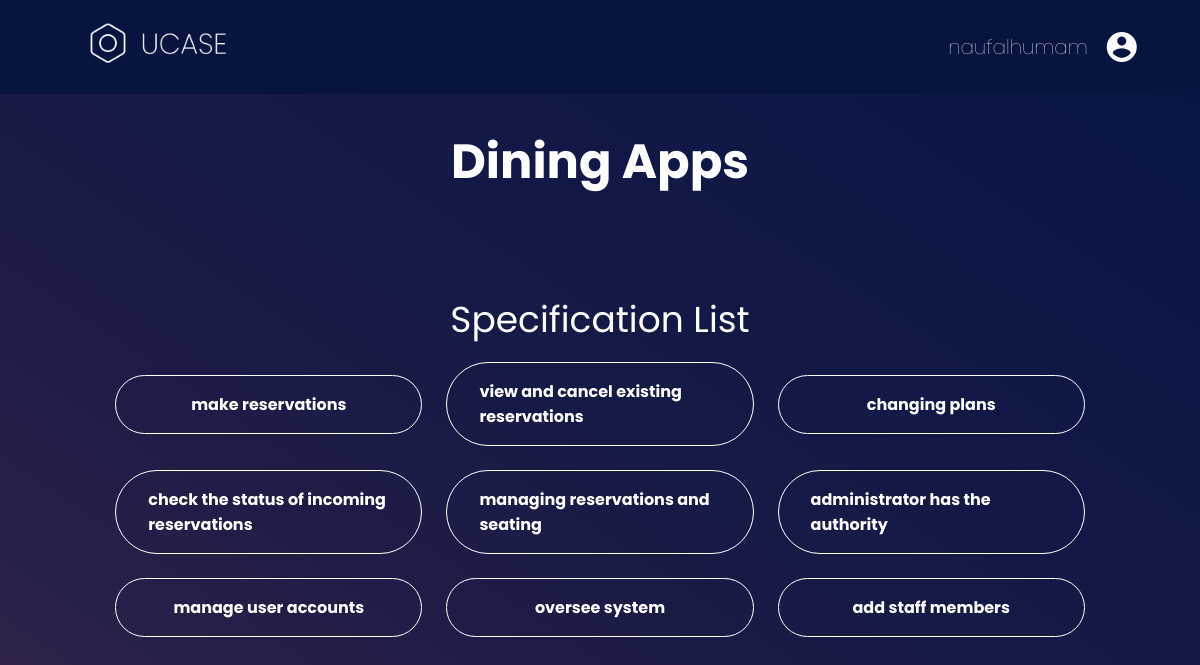
/ucase/diagram/2 (signed in), run on the app's committed database.
### concept1/models.py (models this page shows, shortened)
class Project(models.Model):
    judul_project = models.CharField(max_length=100)
    deskripsi_project = models.TextField()
    img_path = models.TextField(max_length=455)

### ucase/models.py (models this page shows)
class Ucase(models.Model):
    use_case = models.CharField(max_length=200)
    aktor = models.ForeignKey(Aktor, on_delete=models.CASCADE, null=True)
    def __str__(self):
        return self.use_case

### ucase/views.py (the view)
# urls.py: path('diagram/<int:pk>', views.DiagramPage, name='diagram'),
@login_required(login_url='login')
def DiagramPage (request, pk):
    context = {}
    project = Project.objects.get(pk=pk)
    aktors = project.aktor_set.all()
    content = {}
    content["title"] = project.judul_project
    content["actors_uml"] = []
    content["ucase_uml"] = []
    content["rel_uml"] = []
    use_case = []
    i = 1
    for aktor in aktors:
        content["actors_uml"].append(f"actor {aktor.nama_aktor}")
        ucases = aktor.ucase_set.all()
        for ucase in ucases:
            use_case.append(ucase)
            content["ucase_uml"].append(f'usecase "{ucase.use_case}" as uc{i}')
            content["rel_uml"].append(f'{aktor.nama_aktor} --> uc{i}')
            i+=1
    UML =  '\n left to right direction\n {}\n\n package "{}"{{\n {}\n }}\n\n {}\n \n'.format('\n '.join(content["actors_uml"]), content['title'], '\n '.join(content["ucase_uml"]), '\n '.join(content["rel_uml"]))
    output = renderUml(
        UML,
        engine='plantuml',
        format='svg',
        cacheopts={
            'use_cache': False
        }
    )
    result = output[0].decode('utf-8')
    context['diagram'] = result
    context['title'] = content["title"]
    context['ucases'] = use_case
    return render(request, 'diagram.html', context)

### ucase/templates/diagram.html (shortened to what this page needs)
{% extends "base.html" %}
{% load static %}
{% block css %}
<link rel="stylesheet" href="{% static 'css/navbar.css' %}">
<link rel="stylesheet" href="{% static 'concept1/css/diagram.css' %}">
{% endblock css %}
{% block content %}
<h1>{{ title }}</h1>
      <div class="spec">
        <h3>Specification List</h3>
        <div class="spec__item">
          {% for ucase in ucases %}
            <a href="{% url 'ucase:input_spec' ucase.id %}" class="primary-btn"
              >{{ ucase }}</a
            >
          {% endfor %}
        </div>
      </div>
{% endblock content %}

### concept1/templates/base.html (shortened to what this page needs)
{% load static %}
<!DOCTYPE html>
<html lang="en">
  <head>
    <link rel="stylesheet" href="https://cdnjs.cloudflare.com/ajax/libs/font-awesome/5.15.3/css/all.min.css" />
    <link rel="stylesheet" href="{% static 'css/global.css' %}" />
    <link rel="stylesheet" href="{% static 'css/navbar.css' %}" />
    {% block css %}
    {% endblock %}
  </head>
  <body>
    {% if request.user.username %}
      <nav class="navbar" id="navbar">
        <a href="{% url 'home' %}"><img src="{% static 'concept1/Images/logo.png' %}" alt="Logo Ugene" /></a>
        <div class="menu">
          <div class="navbar__item">
            <p>{{ request.user.username }}</p>
            <span class="material-icons md-36">account_circle</span>
          </div>
        </div>
      </nav>
    {% endif %}
    <div class="root">
      {% block content %}
      {% endblock %}
    </div>
  </body>
</html>

### concept1/static/css/global.css (style rules this page uses)
html { min-height: 100%; }
* { margin: 0; padding: 0; -webkit-transition: all ease 0.2s; transition: all ease 0.2s; -webkit-box-sizing: border-box; box-sizing: border-box; color: #ffffff; font-family: "Poppins"; scroll-behavior: smooth; -webkit-transition: all 0.2s ease; transition: all 0.2s ease; }
body { min-height: 100%; background: linear-gradient(to right top, #552e4f, 10%, #071544); background-attachment: fixed; }
.root { display: flex; gap: 2.5rem; flex-direction: column; padding: 2rem 5.5rem 5rem; }
h1 { color: #fff; font-size: 48px; font-style: normal; font-family: "Poppins", sans-serif; font-weight: 700; line-height: normal; letter-spacing: 0; text-transform: none; }
h3 { color: #fff; font-size: 36px; font-style: normal; font-family: "Poppins", sans-serif; font-weight: 400; line-height: 20px; letter-spacing: 0; text-transform: none; }
p { color: #fff; font-size: 16px; font-style: normal; font-family: "Poppins", sans-serif; font-weight: lighter; line-height: 20px; letter-spacing: 0; text-transform: none; }
a { text-decoration: none; font-style: normal; color: #ffffff; }
button, .primary-btn { display: flex; align-items: center; justify-content: center; gap: 0.2rem; width: fit-content; height: fit-content; padding: 1rem 2rem; font-weight: lighter; border: 2px solid #fff; border-radius: 50rem; background: transparent; color: #fff; cursor: pointer; }
.material-icons.md-36 { font-size: 36px; }

### concept1/static/css/navbar.css (style rules this page uses)
.navbar { position: sticky; top: 0; z-index: 100; display: flex; justify-content: space-between; align-items: center; background-color: #07143f; padding: 1.4rem 5.5rem; color: #fff; }
.navbar img { width: 140px; }
.navbar__item { display: flex; align-items: center; gap: 1rem; }
.menu { display: flex; flex-direction: column; width: 16%; }
.navbar__item p { font-size: 20px; }

### concept1/static/concept1/css/diagram.css (style rules this page uses)
.root { align-items: center; }
.spec { margin-top: 2rem; display: flex; flex-direction: column; align-items: center; gap: 2rem; width: 100%; }
.spec__item { display: flex; align-items: center; flex-wrap: wrap; gap: 1.5rem; justify-content: center; }
.spec__item > * { width: 30%; }
.spec__item a { font-weight: 700; }
.primary-btn { border: 1px solid white; }

### data on the page
Project: judul_project "Dining Apps"
Ucase: use_case "make reservations"
Ucase: use_case "view and cancel existing reservations"
Ucase: use_case "changing plans"
Ucase: use_case "check the status of incoming reservations"
Ucase: use_case "managing reservations and seating"
Ucase: use_case "administrator has the authority"
Ucase: use_case "manage user accounts"
Ucase: use_case "oversee system"
Ucase: use_case "add staff members"

### other printed values
{{ request.user.username }} "naufalhumam"
